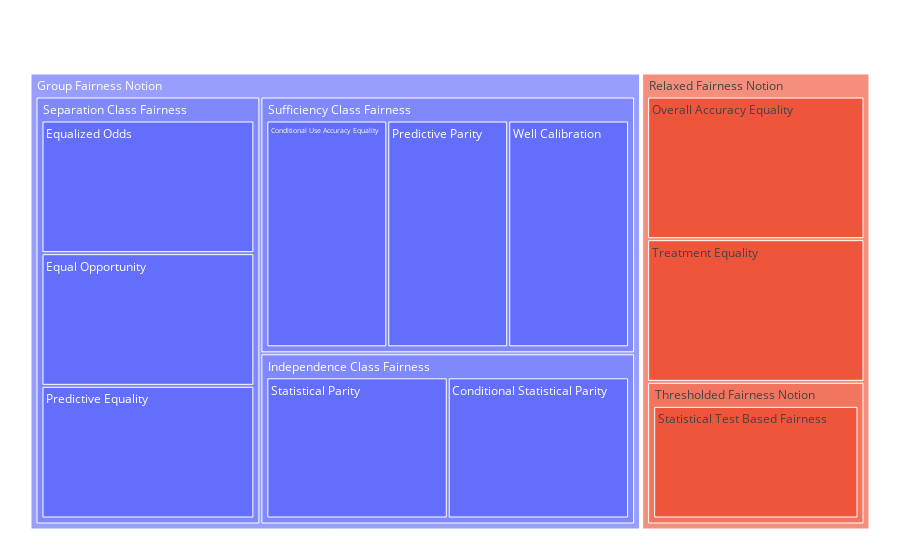

The notebook cell this image was saved under:
### Code cell
ontChart = faidreport.OntologyChart()
ontChart.show_fairness_ontology_chart()

### Figure 1 — Plotly figure (JSON) as saved in the notebook; plotly's stock layout.template omitted (floating-point values rounded to 4 significant figures)
{"data": [{"labels": ["Group Fairness Notion", "Independence Class Fairness", "Statistical Parity", "Conditional Statistical Parity", "Separation Class Fairness", "Equalized Odds", "Equal Opportunity", "Predictive Equality", "Sufficiency Class Fairness", "Conditional Use Accuracy Equality", "Predictive Parity", "Well Calibration", "Relaxed Fairness Notion", "Overall Accuracy Equality", "Treatment Equality", "Thresholded Fairness Notion", "Statistical Test Based Fairness"], "parents": ["", "Group Fairness Notion", "Independence Class Fairness", "Independence Class Fairness", "Group Fairness Notion", "Separation Class Fairness", "Separation Class Fairness", "Separation Class Fairness", "Group Fairness Notion", "Sufficiency Class Fairness", "Sufficiency Class Fairness", "Sufficiency Class Fairness", "", "Relaxed Fairness Notion", "Relaxed Fairness Notion", "Relaxed Fairness Notion", "Thresholded Fairness Notion"], "type": "treemap"}], "layout": {"margin": {"b": 25, "l": 25, "r": 25, "t": 50}}}
